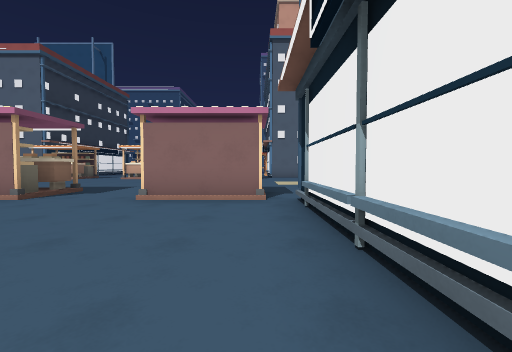
[1] (above)

17 first-person views from a walk through a level from a Godot 3-D game. The camera is 1.2 m above the floor, tilts 2° down and sees 90° across. The floor is counted in squares, 2 m on a side. Each view is taken from the middle of a square. On the plan, view 1 faces up. The plan holds only what a view shows up to about 9 squares ahead; the rest is blank. The place goes on beyond the plan.

[2]
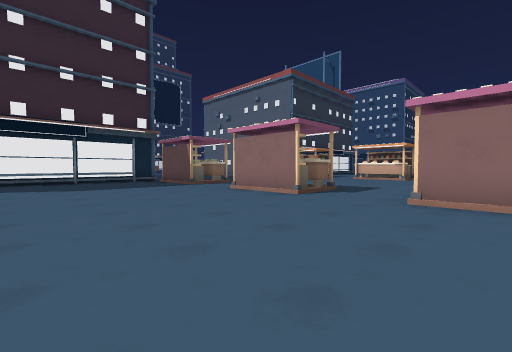

[3]
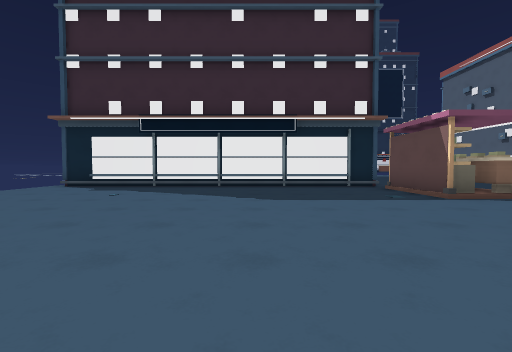

[4]
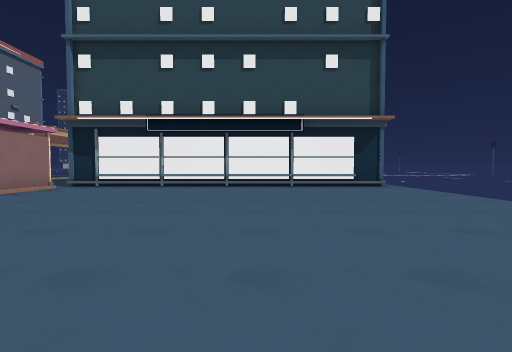

[5]
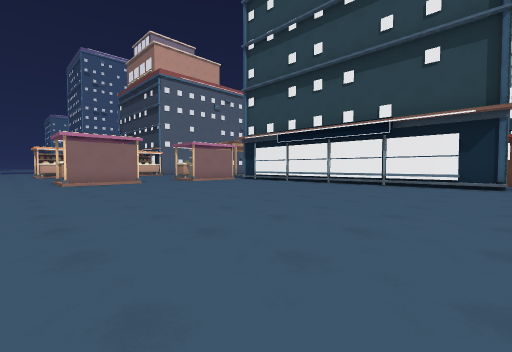

[6]
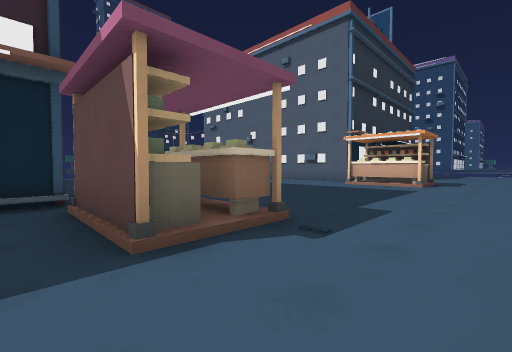

[7]
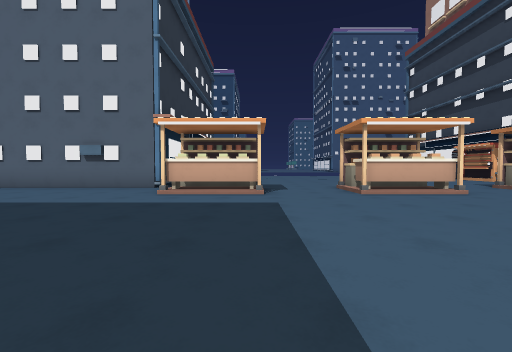

[8]
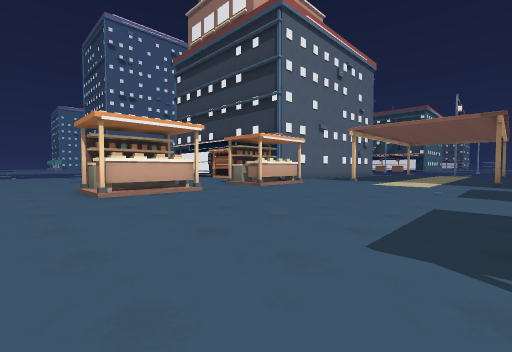

[9]
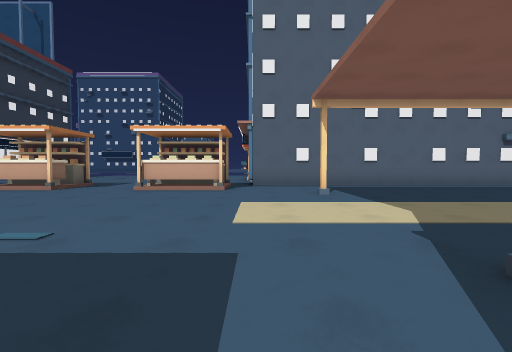

[10]
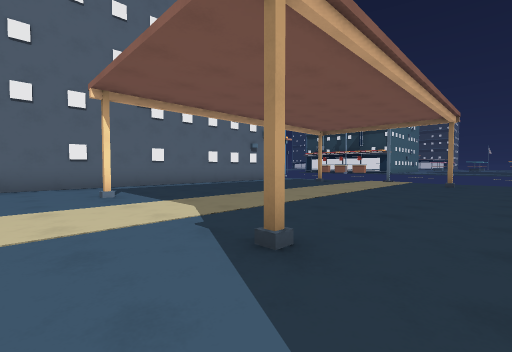

[11]
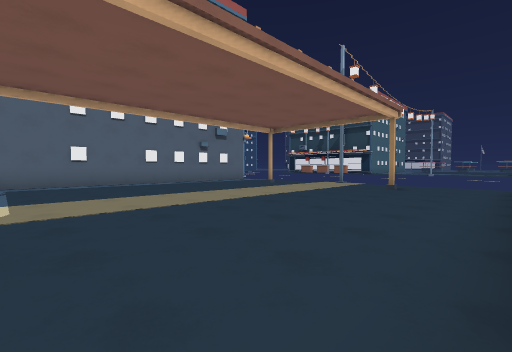

[12]
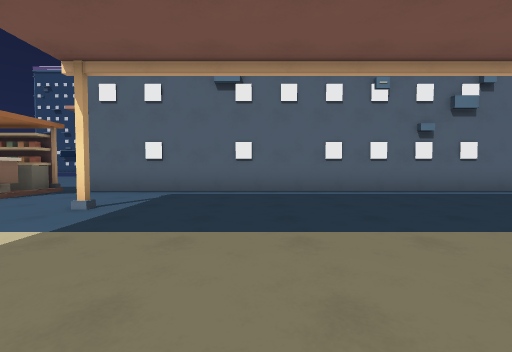

[13]
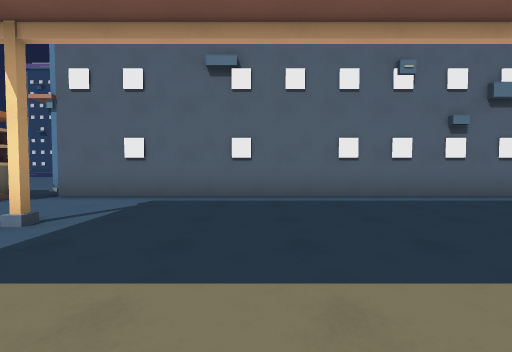

[14]
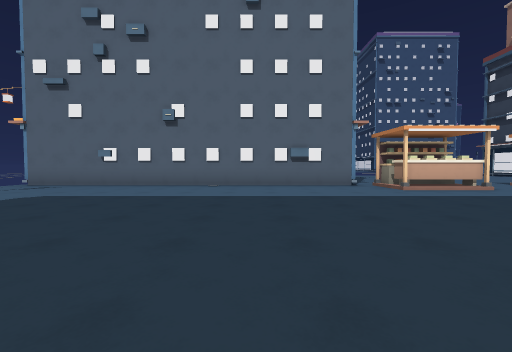

[15]
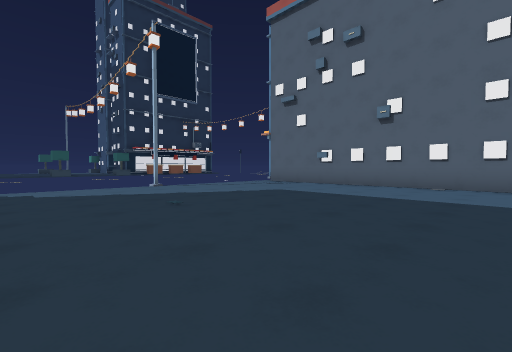

[16]
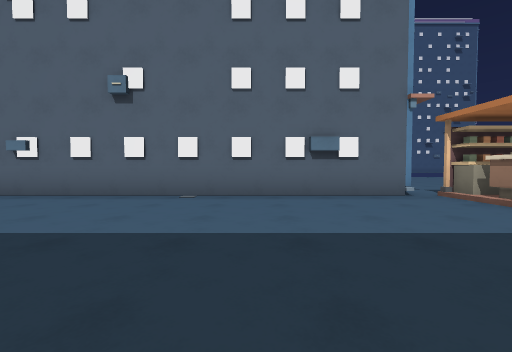

[17]
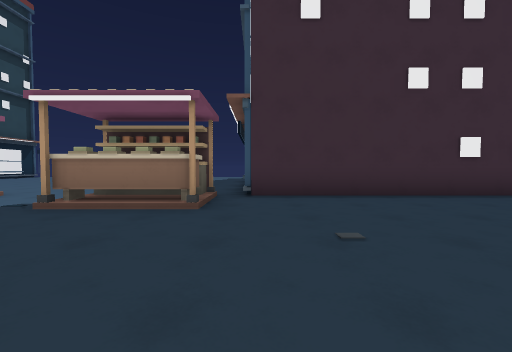

### Floor plan
Points are (right, up) in squares from view 1. A wall is a line through its corners. A room is listed if a view was taken in it or the views show most of it. See-through windows are left out.
Room 1 (views 1, 2, 3, 4, 5, 6)
walls: (-4.5, 4.7) (-6.6, 4.7); (-9, 4.7) (-11.1, 4.7); (-9, 5.7) (-9.5, 5.7); (-11.8, 4.7) (-11.8, -5); (0.1, 4.7) (-2.1, 4.7); (0.8, -5) (0.8, 4.8)
ways out: opening at (-7.5, 5) to room 2; opening at (-3.5, 5) to room 2
Room 2 (views 7, 8, 9, 10, 11, 12, 13, 14, 15, 16, 17)
walls: (-4.5, 5.2) (-4.5, 4.7); (-8.9, 12.8) (-11, 12.8) (-11, 13.4); (-9, 5.2) (-9, 4.7); (-9, 13.8) (-11, 13.8) (-11, 14.2); (-11.1, 6.2) (-9, 6.2) (-9, 5.9) (-10.9, 5.9); (-10.1, 14) (-11, 14); (0, 13.4) (0, 12.8) (-2, 12.8) (-2, 13.4); (-11.8, 14.3) (-22.6, 14.3); (0, 14.2) (0, 14) (-0.8, 14); (-17.4, 4.7) (-11.8, 4.7); (11.4, 14.3) (0.8, 14.3)
ways out: opening at (-7.5, 5) to room 1; opening at (-3.5, 5) to room 1; opening at (-7.5, 14); opening at (-3.5, 14)
objects: stall (-10, 6); stall (-10, 13); stall (-6, 6) to (-5, 6); stall (-6, 13) to (-5, 13); stall (-1, 6); stall (-1, 13)

Positions as (right, up) in squares from view 1, and headings:
1: (0, 0), facing up
2: (-1, 0), facing up-left
3: (-4, 1), facing left
4: (-7, -1), facing right
5: (-8, -5), facing up-right
6: (-7, 4), facing up-left
7: (-9, 7), facing up
8: (-8, 7), facing up-right
9: (1, 6), facing up
10: (1, 6), facing up-right
11: (3, 5), facing up-right
12: (5, 8), facing up
13: (5, 9), facing up
14: (-15, 6), facing up
15: (-15, 6), facing up-left
16: (-15, 9), facing up
17: (-12, 10), facing down
